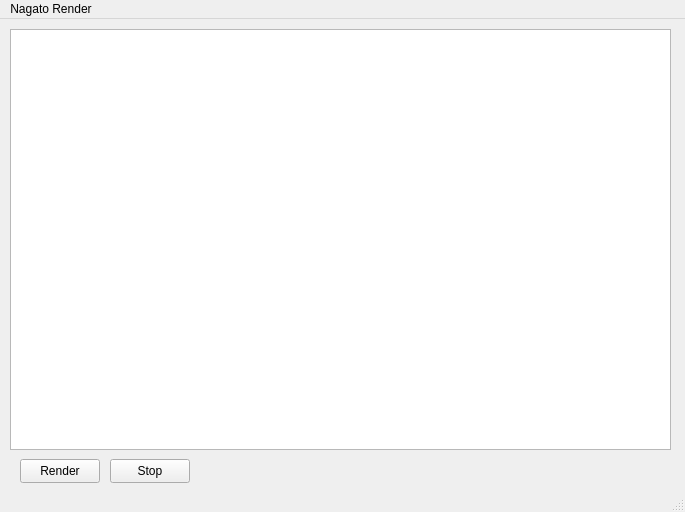
<?xml version="1.0" encoding="UTF-8"?>
<ui version="4.0">
 <class>MainWindow</class>
 <widget class="QMainWindow" name="MainWindow">
  <property name="geometry">
   <rect>
    <x>0</x>
    <y>0</y>
    <width>685</width>
    <height>512</height>
   </rect>
  </property>
  <property name="windowTitle">
   <string>MainWindow</string>
  </property>
  <widget class="QWidget" name="centralwidget">
   <widget class="QGraphicsView" name="imageViewer">
    <property name="geometry">
     <rect>
      <x>10</x>
      <y>10</y>
      <width>661</width>
      <height>421</height>
     </rect>
    </property>
   </widget>
   <widget class="QPushButton" name="renderButton">
    <property name="geometry">
     <rect>
      <x>20</x>
      <y>440</y>
      <width>80</width>
      <height>24</height>
     </rect>
    </property>
    <property name="text">
     <string>Render</string>
    </property>
   </widget>
   <widget class="QPushButton" name="stopButton">
    <property name="geometry">
     <rect>
      <x>110</x>
      <y>440</y>
      <width>80</width>
      <height>24</height>
     </rect>
    </property>
    <property name="text">
     <string>Stop</string>
    </property>
   </widget>
  </widget>
  <widget class="QStatusBar" name="statusbar"/>
  <widget class="QMenuBar" name="menubar">
   <property name="geometry">
    <rect>
     <x>0</x>
     <y>0</y>
     <width>685</width>
     <height>22</height>
    </rect>
   </property>
   <widget class="QMenu" name="menuNagato_Render">
    <property name="title">
     <string>Nagato Render</string>
    </property>
   </widget>
   <addaction name="menuNagato_Render"/>
  </widget>
 </widget>
 <resources/>
 <connections/>
</ui>
